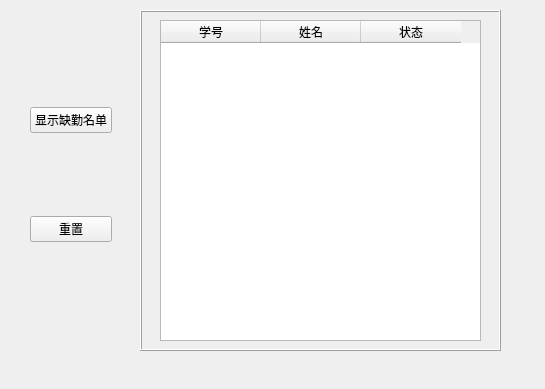
<?xml version="1.0" encoding="UTF-8"?>
<ui version="4.0">
 <class>Table</class>
 <widget class="QWidget" name="Table">
  <property name="geometry">
   <rect>
    <x>0</x>
    <y>0</y>
    <width>545</width>
    <height>389</height>
   </rect>
  </property>
  <property name="windowTitle">
   <string>签到表</string>
  </property>
  <property name="windowIcon">
   <iconset resource="icon/icon.qrc">
    <normaloff>:/newPrefix/签到.jpeg</normaloff>:/newPrefix/签到.jpeg</iconset>
  </property>
  <widget class="QFrame" name="frame">
   <property name="geometry">
    <rect>
     <x>140</x>
     <y>10</y>
     <width>361</width>
     <height>341</height>
    </rect>
   </property>
   <property name="frameShape">
    <enum>QFrame::Box</enum>
   </property>
   <property name="frameShadow">
    <enum>QFrame::Raised</enum>
   </property>
   <widget class="QTableWidget" name="tableWidget">
    <property name="geometry">
     <rect>
      <x>20</x>
      <y>10</y>
      <width>321</width>
      <height>321</height>
     </rect>
    </property>
    <column>
     <property name="text">
      <string>学号</string>
     </property>
     <property name="textAlignment">
      <set>AlignCenter</set>
     </property>
    </column>
    <column>
     <property name="text">
      <string>姓名</string>
     </property>
    </column>
    <column>
     <property name="text">
      <string>状态</string>
     </property>
    </column>
   </widget>
  </widget>
  <widget class="QWidget" name="layoutWidget">
   <property name="geometry">
    <rect>
     <x>30</x>
     <y>30</y>
     <width>82</width>
     <height>291</height>
    </rect>
   </property>
   <layout class="QVBoxLayout" name="verticalLayout">
    <item>
     <widget class="QPushButton" name="ShowBt">
      <property name="text">
       <string>显示缺勤名单</string>
      </property>
     </widget>
    </item>
    <item>
     <widget class="QPushButton" name="ResetBt">
      <property name="text">
       <string>重置</string>
      </property>
     </widget>
    </item>
   </layout>
  </widget>
 </widget>
 <resources>
  <include location="icon/icon.qrc"/>
 </resources>
 <connections/>
</ui>
